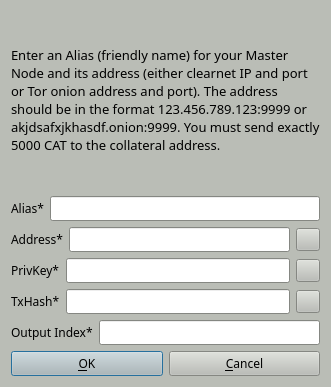
<?xml version="1.0" encoding="UTF-8"?>
<ui version="4.0">
 <class>AddEditAtomNode</class>
 <widget class="QDialog" name="AddEditAtomNode">
  <property name="geometry">
   <rect>
    <x>0</x>
    <y>0</y>
    <width>331</width>
    <height>387</height>
   </rect>
  </property>
  <property name="palette">
   <palette>
    <active>
     <colorrole role="WindowText">
      <brush brushstyle="SolidPattern">
       <color alpha="255">
        <red>0</red>
        <green>0</green>
        <blue>0</blue>
       </color>
      </brush>
     </colorrole>
     <colorrole role="Button">
      <brush brushstyle="SolidPattern">
       <color alpha="255">
        <red>186</red>
        <green>189</green>
        <blue>182</blue>
       </color>
      </brush>
     </colorrole>
     <colorrole role="Light">
      <brush brushstyle="SolidPattern">
       <color alpha="255">
        <red>255</red>
        <green>255</green>
        <blue>255</blue>
       </color>
      </brush>
     </colorrole>
     <colorrole role="Midlight">
      <brush brushstyle="SolidPattern">
       <color alpha="255">
        <red>220</red>
        <green>222</green>
        <blue>218</blue>
       </color>
      </brush>
     </colorrole>
     <colorrole role="Dark">
      <brush brushstyle="SolidPattern">
       <color alpha="255">
        <red>93</red>
        <green>94</green>
        <blue>91</blue>
       </color>
      </brush>
     </colorrole>
     <colorrole role="Mid">
      <brush brushstyle="SolidPattern">
       <color alpha="255">
        <red>124</red>
        <green>126</green>
        <blue>121</blue>
       </color>
      </brush>
     </colorrole>
     <colorrole role="Text">
      <brush brushstyle="SolidPattern">
       <color alpha="255">
        <red>0</red>
        <green>0</green>
        <blue>0</blue>
       </color>
      </brush>
     </colorrole>
     <colorrole role="BrightText">
      <brush brushstyle="SolidPattern">
       <color alpha="255">
        <red>255</red>
        <green>255</green>
        <blue>255</blue>
       </color>
      </brush>
     </colorrole>
     <colorrole role="ButtonText">
      <brush brushstyle="SolidPattern">
       <color alpha="255">
        <red>0</red>
        <green>0</green>
        <blue>0</blue>
       </color>
      </brush>
     </colorrole>
     <colorrole role="Base">
      <brush brushstyle="SolidPattern">
       <color alpha="255">
        <red>255</red>
        <green>255</green>
        <blue>255</blue>
       </color>
      </brush>
     </colorrole>
     <colorrole role="Window">
      <brush brushstyle="SolidPattern">
       <color alpha="255">
        <red>186</red>
        <green>189</green>
        <blue>182</blue>
       </color>
      </brush>
     </colorrole>
     <colorrole role="Shadow">
      <brush brushstyle="SolidPattern">
       <color alpha="255">
        <red>0</red>
        <green>0</green>
        <blue>0</blue>
       </color>
      </brush>
     </colorrole>
     <colorrole role="AlternateBase">
      <brush brushstyle="SolidPattern">
       <color alpha="255">
        <red>220</red>
        <green>222</green>
        <blue>218</blue>
       </color>
      </brush>
     </colorrole>
     <colorrole role="ToolTipBase">
      <brush brushstyle="SolidPattern">
       <color alpha="255">
        <red>255</red>
        <green>255</green>
        <blue>220</blue>
       </color>
      </brush>
     </colorrole>
     <colorrole role="ToolTipText">
      <brush brushstyle="SolidPattern">
       <color alpha="255">
        <red>0</red>
        <green>0</green>
        <blue>0</blue>
       </color>
      </brush>
     </colorrole>
    </active>
    <inactive>
     <colorrole role="WindowText">
      <brush brushstyle="SolidPattern">
       <color alpha="255">
        <red>0</red>
        <green>0</green>
        <blue>0</blue>
       </color>
      </brush>
     </colorrole>
     <colorrole role="Button">
      <brush brushstyle="SolidPattern">
       <color alpha="255">
        <red>186</red>
        <green>189</green>
        <blue>182</blue>
       </color>
      </brush>
     </colorrole>
     <colorrole role="Light">
      <brush brushstyle="SolidPattern">
       <color alpha="255">
        <red>255</red>
        <green>255</green>
        <blue>255</blue>
       </color>
      </brush>
     </colorrole>
     <colorrole role="Midlight">
      <brush brushstyle="SolidPattern">
       <color alpha="255">
        <red>220</red>
        <green>222</green>
        <blue>218</blue>
       </color>
      </brush>
     </colorrole>
     <colorrole role="Dark">
      <brush brushstyle="SolidPattern">
       <color alpha="255">
        <red>93</red>
        <green>94</green>
        <blue>91</blue>
       </color>
      </brush>
     </colorrole>
     <colorrole role="Mid">
      <brush brushstyle="SolidPattern">
       <color alpha="255">
        <red>124</red>
        <green>126</green>
        <blue>121</blue>
       </color>
      </brush>
     </colorrole>
     <colorrole role="Text">
      <brush brushstyle="SolidPattern">
       <color alpha="255">
        <red>0</red>
        <green>0</green>
        <blue>0</blue>
       </color>
      </brush>
     </colorrole>
     <colorrole role="BrightText">
      <brush brushstyle="SolidPattern">
       <color alpha="255">
        <red>255</red>
        <green>255</green>
        <blue>255</blue>
       </color>
      </brush>
     </colorrole>
     <colorrole role="ButtonText">
      <brush brushstyle="SolidPattern">
       <color alpha="255">
        <red>0</red>
        <green>0</green>
        <blue>0</blue>
       </color>
      </brush>
     </colorrole>
     <colorrole role="Base">
      <brush brushstyle="SolidPattern">
       <color alpha="255">
        <red>255</red>
        <green>255</green>
        <blue>255</blue>
       </color>
      </brush>
     </colorrole>
     <colorrole role="Window">
      <brush brushstyle="SolidPattern">
       <color alpha="255">
        <red>186</red>
        <green>189</green>
        <blue>182</blue>
       </color>
      </brush>
     </colorrole>
     <colorrole role="Shadow">
      <brush brushstyle="SolidPattern">
       <color alpha="255">
        <red>0</red>
        <green>0</green>
        <blue>0</blue>
       </color>
      </brush>
     </colorrole>
     <colorrole role="AlternateBase">
      <brush brushstyle="SolidPattern">
       <color alpha="255">
        <red>220</red>
        <green>222</green>
        <blue>218</blue>
       </color>
      </brush>
     </colorrole>
     <colorrole role="ToolTipBase">
      <brush brushstyle="SolidPattern">
       <color alpha="255">
        <red>255</red>
        <green>255</green>
        <blue>220</blue>
       </color>
      </brush>
     </colorrole>
     <colorrole role="ToolTipText">
      <brush brushstyle="SolidPattern">
       <color alpha="255">
        <red>0</red>
        <green>0</green>
        <blue>0</blue>
       </color>
      </brush>
     </colorrole>
    </inactive>
    <disabled>
     <colorrole role="WindowText">
      <brush brushstyle="SolidPattern">
       <color alpha="255">
        <red>93</red>
        <green>94</green>
        <blue>91</blue>
       </color>
      </brush>
     </colorrole>
     <colorrole role="Button">
      <brush brushstyle="SolidPattern">
       <color alpha="255">
        <red>186</red>
        <green>189</green>
        <blue>182</blue>
       </color>
      </brush>
     </colorrole>
     <colorrole role="Light">
      <brush brushstyle="SolidPattern">
       <color alpha="255">
        <red>255</red>
        <green>255</green>
        <blue>255</blue>
       </color>
      </brush>
     </colorrole>
     <colorrole role="Midlight">
      <brush brushstyle="SolidPattern">
       <color alpha="255">
        <red>220</red>
        <green>222</green>
        <blue>218</blue>
       </color>
      </brush>
     </colorrole>
     <colorrole role="Dark">
      <brush brushstyle="SolidPattern">
       <color alpha="255">
        <red>93</red>
        <green>94</green>
        <blue>91</blue>
       </color>
      </brush>
     </colorrole>
     <colorrole role="Mid">
      <brush brushstyle="SolidPattern">
       <color alpha="255">
        <red>124</red>
        <green>126</green>
        <blue>121</blue>
       </color>
      </brush>
     </colorrole>
     <colorrole role="Text">
      <brush brushstyle="SolidPattern">
       <color alpha="255">
        <red>93</red>
        <green>94</green>
        <blue>91</blue>
       </color>
      </brush>
     </colorrole>
     <colorrole role="BrightText">
      <brush brushstyle="SolidPattern">
       <color alpha="255">
        <red>255</red>
        <green>255</green>
        <blue>255</blue>
       </color>
      </brush>
     </colorrole>
     <colorrole role="ButtonText">
      <brush brushstyle="SolidPattern">
       <color alpha="255">
        <red>93</red>
        <green>94</green>
        <blue>91</blue>
       </color>
      </brush>
     </colorrole>
     <colorrole role="Base">
      <brush brushstyle="SolidPattern">
       <color alpha="255">
        <red>186</red>
        <green>189</green>
        <blue>182</blue>
       </color>
      </brush>
     </colorrole>
     <colorrole role="Window">
      <brush brushstyle="SolidPattern">
       <color alpha="255">
        <red>186</red>
        <green>189</green>
        <blue>182</blue>
       </color>
      </brush>
     </colorrole>
     <colorrole role="Shadow">
      <brush brushstyle="SolidPattern">
       <color alpha="255">
        <red>0</red>
        <green>0</green>
        <blue>0</blue>
       </color>
      </brush>
     </colorrole>
     <colorrole role="AlternateBase">
      <brush brushstyle="SolidPattern">
       <color alpha="255">
        <red>186</red>
        <green>189</green>
        <blue>182</blue>
       </color>
      </brush>
     </colorrole>
     <colorrole role="ToolTipBase">
      <brush brushstyle="SolidPattern">
       <color alpha="255">
        <red>255</red>
        <green>255</green>
        <blue>220</blue>
       </color>
      </brush>
     </colorrole>
     <colorrole role="ToolTipText">
      <brush brushstyle="SolidPattern">
       <color alpha="255">
        <red>0</red>
        <green>0</green>
        <blue>0</blue>
       </color>
      </brush>
     </colorrole>
    </disabled>
   </palette>
  </property>
  <property name="font">
   <font>
    <family>Sawasdee</family>
   </font>
  </property>
  <property name="windowTitle">
   <string>Add/Edit Catcoin Node</string>
  </property>
  <property name="sizeGripEnabled">
   <bool>false</bool>
  </property>
  <property name="modal">
   <bool>true</bool>
  </property>
  <layout class="QVBoxLayout" name="verticalLayout">
   <item>
    <widget class="QLabel" name="label_9">
     <property name="sizePolicy">
      <sizepolicy hsizetype="Preferred" vsizetype="Expanding">
       <horstretch>0</horstretch>
       <verstretch>0</verstretch>
      </sizepolicy>
     </property>
     <property name="font">
      <font>
       <family>Sawasdee</family>
      </font>
     </property>
     <property name="text">
      <string>&lt;html&gt;&lt;head/&gt;&lt;body&gt;&lt;p&gt;&lt;span style=&quot; font-size:10pt;&quot;&gt;Enter an Alias (friendly name) for your Master Node and its address (either clearnet IP and port or Tor onion address and port). The address should be in the format 123.456.789.123:9999 or akjdsafxjkhasdf.onion:9999. You must send exactly 5000 CAT to the collateral address.&lt;/span&gt;&lt;/p&gt;&lt;/body&gt;&lt;/html&gt;</string>
     </property>
     <property name="wordWrap">
      <bool>true</bool>
     </property>
    </widget>
   </item>
   <item>
    <layout class="QHBoxLayout" name="horizontalLayout_4">
     <property name="bottomMargin">
      <number>0</number>
     </property>
     <item>
      <widget class="QLabel" name="label_4">
       <property name="font">
        <font>
         <family>Sawasdee</family>
        </font>
       </property>
       <property name="text">
        <string>Alias*</string>
       </property>
      </widget>
     </item>
     <item>
      <widget class="QLineEdit" name="aliasLineEdit">
       <property name="font">
        <font>
         <family>Sawasdee</family>
        </font>
       </property>
      </widget>
     </item>
    </layout>
   </item>
   <item>
    <layout class="QHBoxLayout" name="horizontalLayout_5">
     <property name="bottomMargin">
      <number>0</number>
     </property>
     <item>
      <widget class="QLabel" name="label_6">
       <property name="font">
        <font>
         <family>Sawasdee</family>
        </font>
       </property>
       <property name="text">
        <string>Address*</string>
       </property>
      </widget>
     </item>
     <item>
      <widget class="QLineEdit" name="addressLineEdit">
       <property name="font">
        <font>
         <family>Sawasdee</family>
        </font>
       </property>
      </widget>
     </item>
     <item>
      <widget class="QToolButton" name="AddEditAddressPasteButton">
       <property name="font">
        <font>
         <family>Sawasdee</family>
        </font>
       </property>
       <property name="toolTip">
        <string>Paste address from clipboard</string>
       </property>
       <property name="text">
        <string/>
       </property>
       <property name="icon">
        <iconset resource="../catcoin.qrc">
         <normaloff>:/icons/editpaste</normaloff>:/icons/editpaste</iconset>
       </property>
       <property name="shortcut">
        <string>Alt+P</string>
       </property>
      </widget>
     </item>
    </layout>
   </item>
   <item>
    <layout class="QHBoxLayout" name="horizontalLayout_3">
     <property name="bottomMargin">
      <number>0</number>
     </property>
     <item>
      <widget class="QLabel" name="label_5">
       <property name="font">
        <font>
         <family>Sawasdee</family>
        </font>
       </property>
       <property name="text">
        <string>PrivKey*</string>
       </property>
      </widget>
     </item>
     <item>
      <widget class="QLineEdit" name="privkeyLineEdit">
       <property name="font">
        <font>
         <family>Sawasdee</family>
        </font>
       </property>
      </widget>
     </item>
     <item>
      <widget class="QToolButton" name="AddEditPrivkeyPasteButton">
       <property name="font">
        <font>
         <family>Sawasdee</family>
        </font>
       </property>
       <property name="toolTip">
        <string>Paste address from clipboard</string>
       </property>
       <property name="text">
        <string/>
       </property>
       <property name="icon">
        <iconset resource="../catcoin.qrc">
         <normaloff>:/icons/editpaste</normaloff>:/icons/editpaste</iconset>
       </property>
       <property name="shortcut">
        <string>Alt+P</string>
       </property>
      </widget>
     </item>
    </layout>
   </item>
   <item>
    <layout class="QHBoxLayout" name="horizontalLayout_2">
     <property name="bottomMargin">
      <number>0</number>
     </property>
     <item>
      <widget class="QLabel" name="label_2">
       <property name="font">
        <font>
         <family>Sawasdee</family>
        </font>
       </property>
       <property name="text">
        <string>TxHash*</string>
       </property>
      </widget>
     </item>
     <item>
      <widget class="QLineEdit" name="txhashLineEdit">
       <property name="font">
        <font>
         <family>Sawasdee</family>
        </font>
       </property>
      </widget>
     </item>
     <item>
      <widget class="QToolButton" name="AddEditTxhashPasteButton">
       <property name="font">
        <font>
         <family>Sawasdee</family>
        </font>
       </property>
       <property name="toolTip">
        <string>Paste address from clipboard</string>
       </property>
       <property name="text">
        <string/>
       </property>
       <property name="icon">
        <iconset resource="../catcoin.qrc">
         <normaloff>:/icons/editpaste</normaloff>:/icons/editpaste</iconset>
       </property>
       <property name="shortcut">
        <string>Alt+P</string>
       </property>
      </widget>
     </item>
    </layout>
   </item>
   <item>
    <layout class="QHBoxLayout" name="horizontalLayout_8">
     <property name="bottomMargin">
      <number>0</number>
     </property>
     <item>
      <widget class="QLabel" name="label_8">
       <property name="font">
        <font>
         <family>Sawasdee</family>
        </font>
       </property>
       <property name="text">
        <string>Output Index*</string>
       </property>
      </widget>
     </item>
     <item>
      <widget class="QLineEdit" name="outputindexLineEdit">
       <property name="font">
        <font>
         <family>Sawasdee</family>
        </font>
       </property>
      </widget>
     </item>
    </layout>
   </item>
   <item>
    <layout class="QHBoxLayout" name="horizontalLayout_Buttons">
     <item>
      <widget class="QPushButton" name="okButton">
       <property name="font">
        <font>
         <family>Sawasdee</family>
        </font>
       </property>
       <property name="text">
        <string>&amp;OK</string>
       </property>
      </widget>
     </item>
     <item>
      <widget class="QPushButton" name="cancelButton">
       <property name="font">
        <font>
         <family>Sawasdee</family>
        </font>
       </property>
       <property name="text">
        <string>&amp;Cancel</string>
       </property>
       <property name="autoDefault">
        <bool>false</bool>
       </property>
      </widget>
     </item>
    </layout>
   </item>
  </layout>
 </widget>
 <resources>
  <include location="../catcoin.qrc"/>
 </resources>
 <connections/>
</ui>
